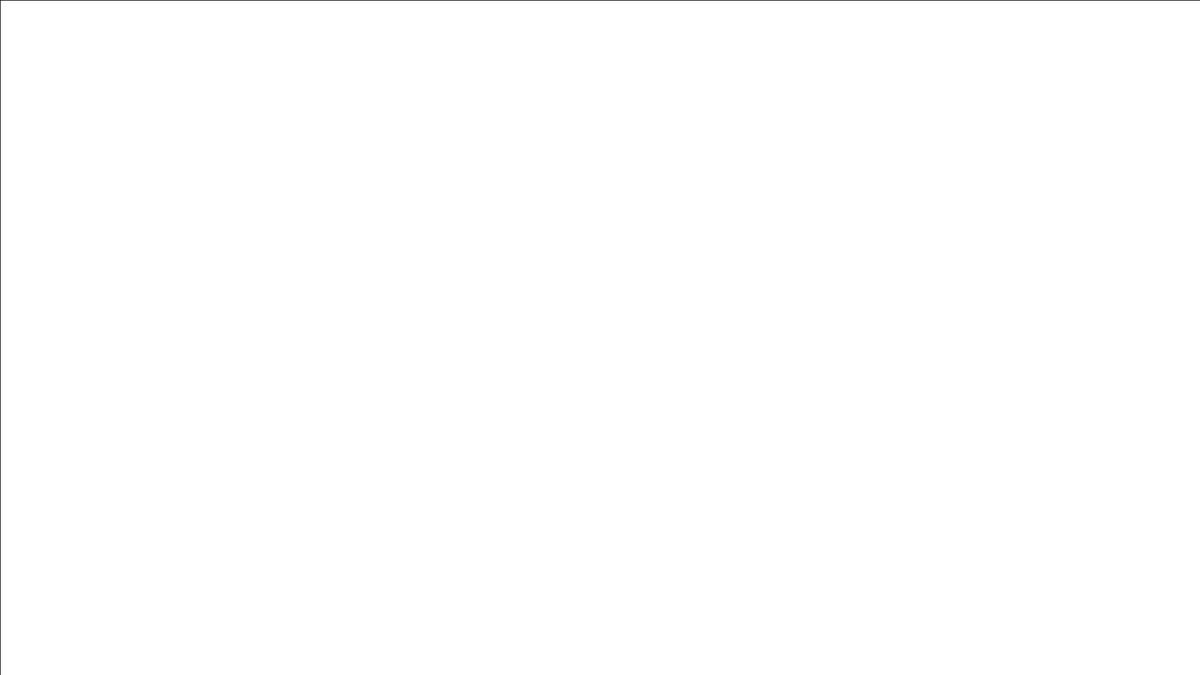
Frame 1 (no input)
Frame 60 (the mouse pressed at the canvas centre just before this capture): identical to frame 1, image omitted
Frame 120 (the mouse held since frame 60 and released just before this capture): identical to frame 1, image omitted

The Processing sketch that drew this single still picture (run headless with seeded random() and noise(); from frame 60 on, the mouse is pressed at the canvas centre):

// Processing sketch: HW1cDrawGird
// ── HW1cDrawGird.pde
void setup() {
  size(1920,1080);
}
long n=1;
void mouseClicked() {
   n=n+1;
   println(n);
}
void draw() {
  background(255);
  for (long x = 0L; x < n+1; x=x+1) {
   line(x*(width/n), 0, x*(width/n), height); 
   line(0, x*(height/n), width, x*(height/n));
  }
  
}
